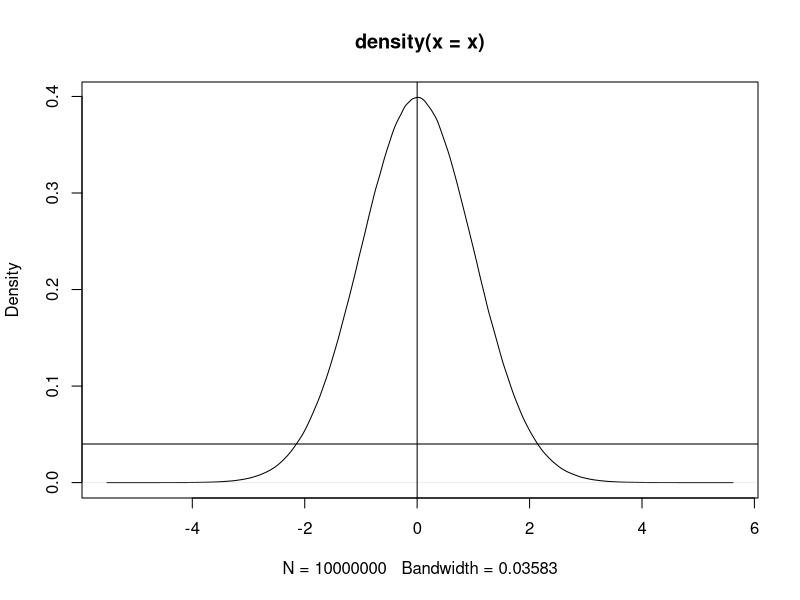
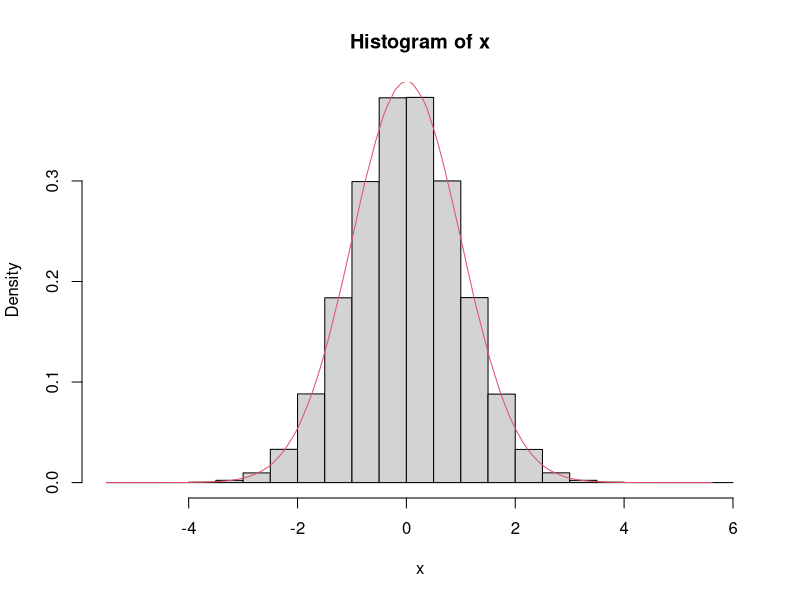

These charts were generated, in order, by the following R code:
#data structures in R
#vectors----
x=LETTERS[1:10]
class(x)
(x6= seq(0,100,by=3))
x6[c(3,6)]                #display elements
x6[-c(3,6)]               #remove elements
x6[x6>30 & x6 < 40]

(x5=sample(1:50))
sort(x5)
x5
sort(x5[-c(1,2)])       #remove elements before sorting
sort(x5, decreasing = T)
rev(x5)
sum(x6[x6>30 & x6<40])    #sum of nos from 30 to 40
x6[2:10] <- 99;x6         #replace elements 2-10 by 99
x6[x6>30 & x6<40] <- 999; x6

(x4=seq(1,5,length.out = 15))


x=NULL
(x=rnorm(10000000))
plot(density(x))
mean(x)
abline(v=mean(x),h=0.04)
hist(x,freq = F)
lines(density(x),col=2)

#matrix----
(m1 = matrix(100:111, nrow=4))
(m2 = matrix(100:111, nrow=4, byrow = T))
#matrix can only have one datatype

m1[1,]; 
m1[,-2] #shows without column number 2
m1[c(1,2),]
m1[,-c(1,3)]
m1[m1>105 & m1<108]

#names to rows and columns
m1
paste("c","d",sep = "-")
paste("c",1:100,sep = "-")
(colnames(m1) = paste('C',1:3,sep = "-"))
m1
(rownames(m1) = paste('R',1:4,sep = "-"))
(m1[,c('C-1','C-3')])


colSums(m1); rowSums(m1)
colMeans(m1); rowMeans(m1)


m2=matrix(1:20, ncol = 4)
m2
rbind(m2,c(50,60,70,80))
cbind(m2,m2)

t(m2)
m1
sweep(m1,MARGIN = 1, STATS = c(2,3,4,5), FUN = "+") #rowwise - margin=1
sweep(m1,MARGIN = 2, STATS = c(2,3,4), FUN = "+") #colwise - margin=2

addmargins(m1,margin = 1,sum) #add sum to bottom

addmargins(m1,c(1,2),sum)   #add sum to bottom and right

